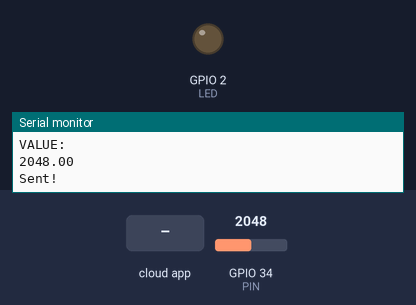
This sketch was run on a simulated ESP32. On the bench: output pins drawn as LEDs (lit = HIGH), the last lines printed to the serial monitor. The inputs (shaded band) are chosen by the test bench; at power-on: GPIO 34 (PIN) = 2048. WiFi joins after 1.5 s; servers stay silent unless stated; no MQTT or app messages arrive unless stated.

Above: at 2.7 s.
2.8 s: the phone or cloud app sets digital to 1
At 3.8 s:
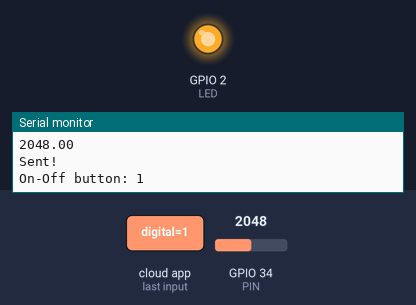
4.3 s: the phone or cloud app sets digital to 0
At 5.3 s:
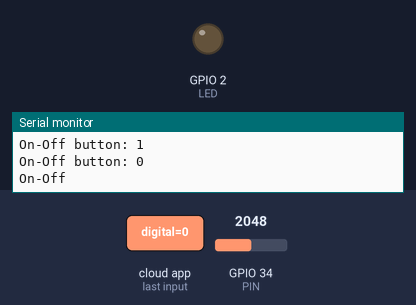
Timing chart, 0 to 7.3 s (numbered marks = the images above; inputs shaded):
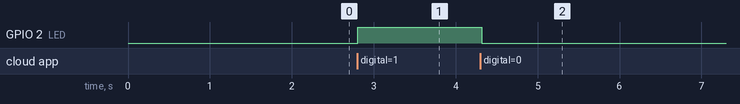

The sketch:

lab4_mqtt.ino
```cpp
               // Data ---> D3 VCC ---> 3V3 GND ---> GND
#include <WiFi.h>
#include "Adafruit_MQTT.h"
#include "Adafruit_MQTT_Client.h"
// WiFi parameters
#define WLAN_SSID       "TV CLC"
#define WLAN_PASS       "khongchoo"
// Adafruit IO
#define AIO_SERVER      "io.adafruit.com"
#define AIO_SERVERPORT  1883
#define AIO_USERNAME  "quanglam123"
#define AIO_KEY       "aio_ENln00FH1wxcf4yNDWFNczEQPscR"
#define LED 2 // LED on Board là GPIO 2.
#define PIN 34
//#include <AdafruitIO_WiFi.h>
#include <Adafruit_MQTT_Client.h>
uint32_t x=0;
float value;
int a=0;
WiFiClient client;
// Setup the MQTT client class by passing in the WiFi client and MQTT server and login details.
Adafruit_MQTT_Client mqtt(&client, AIO_SERVER, AIO_SERVERPORT, AIO_USERNAME, AIO_USERNAME, AIO_KEY);
Adafruit_MQTT_Subscribe onoffbutton = Adafruit_MQTT_Subscribe(&mqtt, AIO_USERNAME "/feeds/digital");
Adafruit_MQTT_Publish Sensor = Adafruit_MQTT_Publish(&mqtt, AIO_USERNAME "/feeds/Sensor");
void MQTT_connect();

void setup() {
  pinMode(LED, OUTPUT);


  Serial.begin(115200);
  delay(10);

  Serial.println(F("Adafruit MQTT demo"));

  // Connect to WiFi access point.
  Serial.println(); Serial.println();
  Serial.print("Connecting to ");
  Serial.println(WLAN_SSID);

  WiFi.begin(WLAN_SSID, WLAN_PASS);
  while (WiFi.status() != WL_CONNECTED) {
    delay(500);
    Serial.print(".");
  }
  Serial.println();

  Serial.println("WiFi connected");
  Serial.println("IP address: "); Serial.println(WiFi.localIP());

  // Setup MQTT subscription for onoff & slider feed.
  mqtt.subscribe(&onoffbutton);

}


void loop() {

  // Ensure the connection to the MQTT server is alive (this will make the first
  // connection and automatically reconnect when disconnected).  See the MQTT_connect
  // function definition further below.
  MQTT_connect();
   value= analogRead(34);
          Serial.println("VALUE:");
          Serial.println(value);
           if (! Sensor.publish(value)) {                     //Publish to Adafruit
             Serial.println(F("Failed"));}

            else {
             Serial.println(F("Sent!"));
                      }
               delay(500);

  // this is our 'wait for incoming subscription packets' busy subloop
  // try to spend your time here

  Adafruit_MQTT_Subscribe *subscription;
  while ((subscription = mqtt.readSubscription(5000))) {
    // Check if its the onoff button feed
    if (subscription == &onoffbutton) {
      Serial.print(F("On-Off button: "));
      Serial.println((char *)onoffbutton.lastread);

      if (strcmp((char *)onoffbutton.lastread, "0") == 0) {

        Serial.print(F("On-Off "));
        digitalWrite(LED, 0);
      }
      if (strcmp((char *)onoffbutton.lastread, "1") == 0) {
        digitalWrite(LED, 1);


        }


    // check if its the slider feed


  }

  // ping the server to keep the mqtt connection alive

}
}
// Function to connect and reconnect as necessary to the MQTT server.
// Should be called in the loop function and it will take care if connecting.
void MQTT_connect() {
  int8_t ret;

  // Stop if already connected.
  if (mqtt.connected()) {
    return;
  }

  Serial.print("Connecting to MQTT... ");

  uint8_t retries = 3;
  while ((ret = mqtt.connect()) != 0) { // connect will return 0 for connected
       Serial.println(mqtt.connectErrorString(ret));
       Serial.println("Retrying MQTT connection in 5 seconds...");
       mqtt.disconnect();
       delay(5000);  // wait 5 seconds
       retries--;
       if (retries == 0) {
         // basically die and wait for WDT to reset me
         while (1);
       }
  }
  Serial.println("MQTT Connected!");
}
```

Measured:
- after the input at 2.8 s, GPIO 2 (LED): LOW → HIGH at once
- after the input at 4.3 s, GPIO 2 (LED): HIGH → LOW at once
